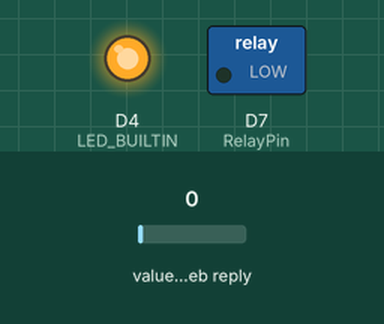
Recording of a sketch running on a simulated ESP8266 (NodeMCU). Parts: switched loads named in the sketch (green lamp = pin HIGH), output pins drawn as LEDs (lit = HIGH, except the on-board LED, lit = LOW). The test bench sets the inputs (shaded band); at power-on: value in the web reply 0. WiFi joins after 1.5 s; servers stay silent unless stated; web services answer with replies made up by the test bench; what the sketch prints to the serial monitor is not drawn.

Above: at 2.7 s.
2.8 s: value in the web reply set to 2
At 3.9 s:
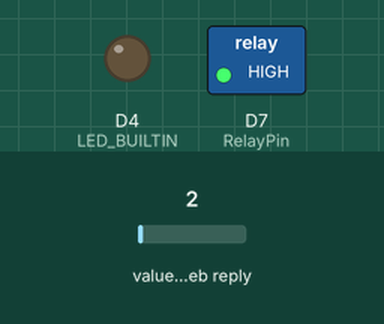
Timing chart, 0 to 5.8 s (numbered marks = the images above; inputs shaded):
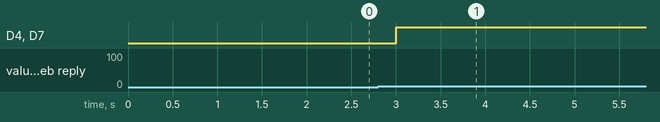

Measured:
- after the input at 2.8 s, D4 (LED_BUILTIN), D7 (RelayPin): LOW → HIGH after 0.20 s

The sketch:

Relay_API_APP.ino
```cpp
#include <ThingSpeak.h>               // add librery
#include <ESP8266WiFi.h>

WiFiClient  client;
unsigned long counterChannelNumber = 1755467;                // Channel ID
const char * myCounterReadAPIKey = "3K6U3J80FDULKMW0";      // Read API Key
const int FieldNumber1 = 1;                                 // The field you wish to read
const int FieldNumber2 = 2;                                 // The field you wish to read
uint8_t RelayPin = D7;

void setup()
{
  pinMode(LED_BUILTIN, OUTPUT);
  pinMode(RelayPin, OUTPUT);
  Serial.begin(115200);
  Serial.println();

  WiFi.begin("Home", "Mhiiav123");                 // write wifi name & password

  Serial.print("Connecting");
  while (WiFi.status() != WL_CONNECTED)
  {
    delay(500);
    Serial.print(".");
  }
  Serial.println();
  Serial.print("Connected, IP address: ");
  Serial.println(WiFi.localIP());
  ThingSpeak.begin(client);
}

void loop()
{
 int A = ThingSpeak.readLongField(counterChannelNumber, FieldNumber1, myCounterReadAPIKey);
 Serial.println(A);
 digitalWrite(RelayPin,A);
 digitalWrite(LED_BUILTIN,A);

}
```
